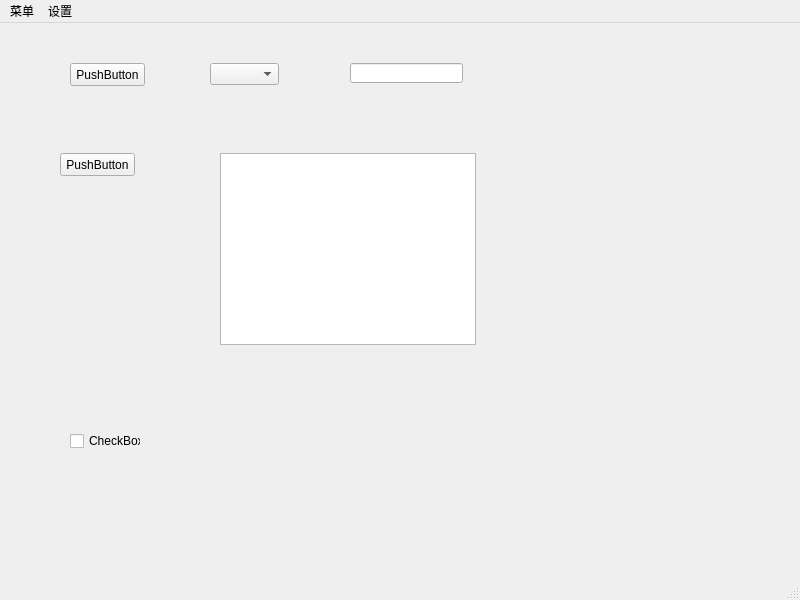
<?xml version="1.0" encoding="UTF-8"?>
<ui version="4.0">
 <class>MainWindow</class>
 <widget class="QMainWindow" name="MainWindow">
  <property name="geometry">
   <rect>
    <x>0</x>
    <y>0</y>
    <width>800</width>
    <height>600</height>
   </rect>
  </property>
  <property name="windowTitle">
   <string>MainWindow</string>
  </property>
  <widget class="QWidget" name="centralwidget">
   <widget class="QPushButton" name="pushButton">
    <property name="geometry">
     <rect>
      <x>70</x>
      <y>40</y>
      <width>75</width>
      <height>23</height>
     </rect>
    </property>
    <property name="text">
     <string>PushButton</string>
    </property>
   </widget>
   <widget class="QPushButton" name="pushButton_2">
    <property name="geometry">
     <rect>
      <x>60</x>
      <y>130</y>
      <width>75</width>
      <height>23</height>
     </rect>
    </property>
    <property name="text">
     <string>PushButton</string>
    </property>
   </widget>
   <widget class="QTextBrowser" name="textBrowser">
    <property name="geometry">
     <rect>
      <x>220</x>
      <y>130</y>
      <width>256</width>
      <height>192</height>
     </rect>
    </property>
   </widget>
   <widget class="QComboBox" name="comboBox">
    <property name="geometry">
     <rect>
      <x>210</x>
      <y>40</y>
      <width>69</width>
      <height>22</height>
     </rect>
    </property>
   </widget>
   <widget class="QLineEdit" name="lineEdit">
    <property name="geometry">
     <rect>
      <x>350</x>
      <y>40</y>
      <width>113</width>
      <height>20</height>
     </rect>
    </property>
   </widget>
   <widget class="QCheckBox" name="checkBox">
    <property name="geometry">
     <rect>
      <x>70</x>
      <y>410</y>
      <width>71</width>
      <height>16</height>
     </rect>
    </property>
    <property name="text">
     <string>CheckBox</string>
    </property>
   </widget>
  </widget>
  <widget class="QMenuBar" name="menubar">
   <property name="geometry">
    <rect>
     <x>0</x>
     <y>0</y>
     <width>800</width>
     <height>23</height>
    </rect>
   </property>
   <widget class="QMenu" name="menu">
    <property name="title">
     <string>菜单</string>
    </property>
    <addaction name="actionaction1"/>
    <addaction name="actionaction2"/>
   </widget>
   <widget class="QMenu" name="menu_2">
    <property name="title">
     <string>设置</string>
    </property>
    <addaction name="actionsetup1"/>
   </widget>
   <addaction name="menu"/>
   <addaction name="menu_2"/>
  </widget>
  <widget class="QStatusBar" name="statusbar"/>
  <action name="actionaction1">
   <property name="text">
    <string>action1</string>
   </property>
  </action>
  <action name="actionaction2">
   <property name="text">
    <string>action2</string>
   </property>
  </action>
  <action name="actionsetup1">
   <property name="text">
    <string>setup1</string>
   </property>
  </action>
 </widget>
 <resources/>
 <connections>
  <connection>
   <sender>pushButton</sender>
   <signal>clicked()</signal>
   <receiver>lineEdit</receiver>
   <slot>copy()</slot>
   <hints>
    <hint type="sourcelabel">
     <x>116</x>
     <y>73</y>
    </hint>
    <hint type="destinationlabel">
     <x>384</x>
     <y>68</y>
    </hint>
   </hints>
  </connection>
  <connection>
   <sender>pushButton_2</sender>
   <signal>clicked()</signal>
   <receiver>MainWindow</receiver>
   <slot>showMaximized()</slot>
   <hints>
    <hint type="sourcelabel">
     <x>97</x>
     <y>164</y>
    </hint>
    <hint type="destinationlabel">
     <x>399</x>
     <y>299</y>
    </hint>
   </hints>
  </connection>
  <connection>
   <sender>pushButton_2</sender>
   <signal>clicked()</signal>
   <receiver>MainWindow</receiver>
   <slot>myself()</slot>
   <hints>
    <hint type="sourcelabel">
     <x>120</x>
     <y>169</y>
    </hint>
    <hint type="destinationlabel">
     <x>231</x>
     <y>423</y>
    </hint>
   </hints>
  </connection>
  <connection>
   <sender>checkBox</sender>
   <signal>clicked(bool)</signal>
   <receiver>checkBox</receiver>
   <slot>setChecked(bool)</slot>
   <hints>
    <hint type="sourcelabel">
     <x>87</x>
     <y>439</y>
    </hint>
    <hint type="destinationlabel">
     <x>118</x>
     <y>440</y>
    </hint>
   </hints>
  </connection>
  <connection>
   <sender>actionaction1</sender>
   <signal>triggered()</signal>
   <receiver>MainWindow</receiver>
   <slot>menu1()</slot>
   <hints>
    <hint type="sourcelabel">
     <x>-1</x>
     <y>-1</y>
    </hint>
    <hint type="destinationlabel">
     <x>399</x>
     <y>299</y>
    </hint>
   </hints>
  </connection>
  <connection>
   <sender>actionaction2</sender>
   <signal>triggered()</signal>
   <receiver>MainWindow</receiver>
   <slot>menu1()</slot>
   <hints>
    <hint type="sourcelabel">
     <x>-1</x>
     <y>-1</y>
    </hint>
    <hint type="destinationlabel">
     <x>399</x>
     <y>299</y>
    </hint>
   </hints>
  </connection>
  <connection>
   <sender>actionsetup1</sender>
   <signal>triggered()</signal>
   <receiver>MainWindow</receiver>
   <slot>myself()</slot>
   <hints>
    <hint type="sourcelabel">
     <x>-1</x>
     <y>-1</y>
    </hint>
    <hint type="destinationlabel">
     <x>399</x>
     <y>299</y>
    </hint>
   </hints>
  </connection>
 </connections>
 <slots>
  <slot>myself()</slot>
  <slot>menu1()</slot>
 </slots>
</ui>
